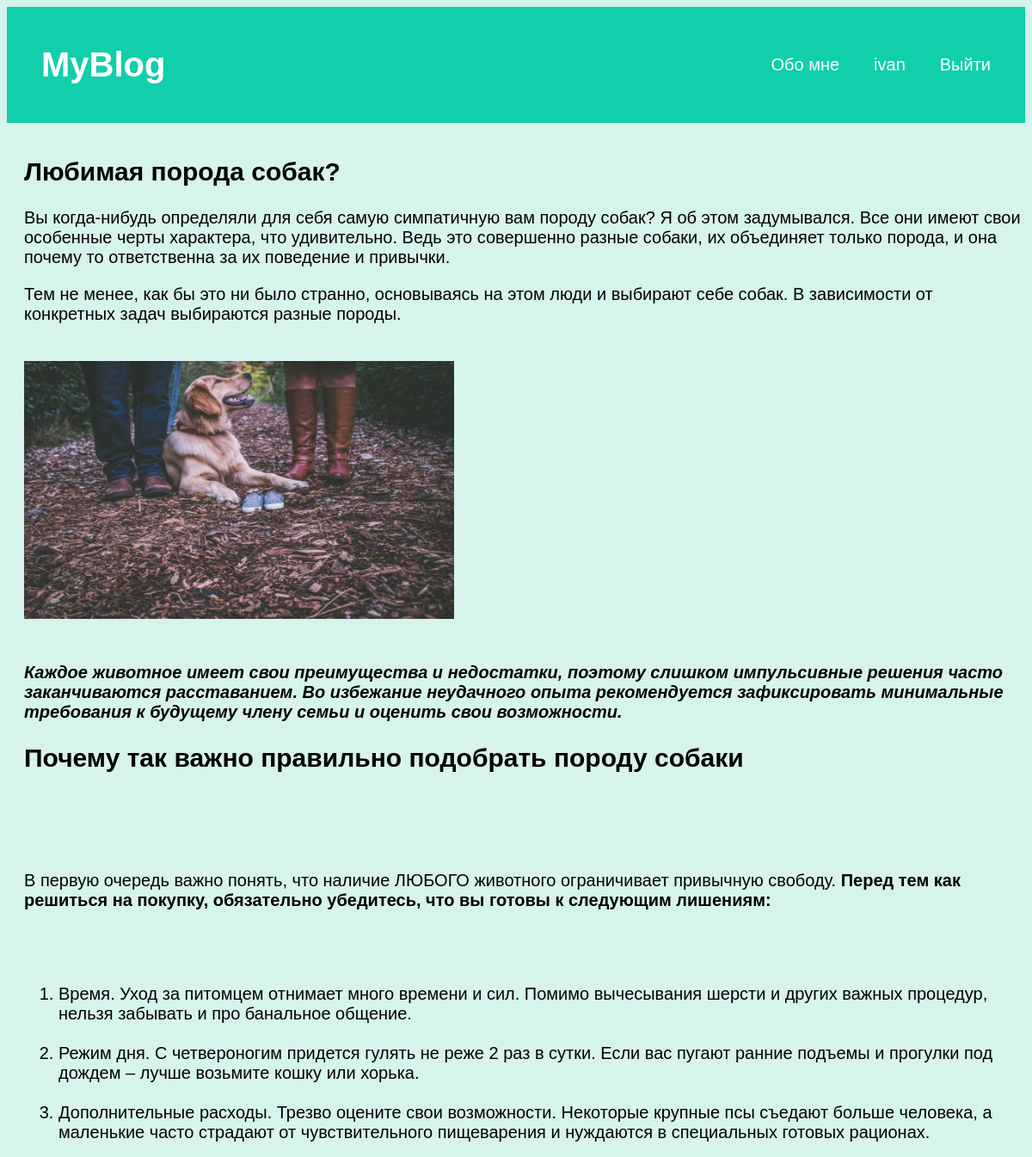
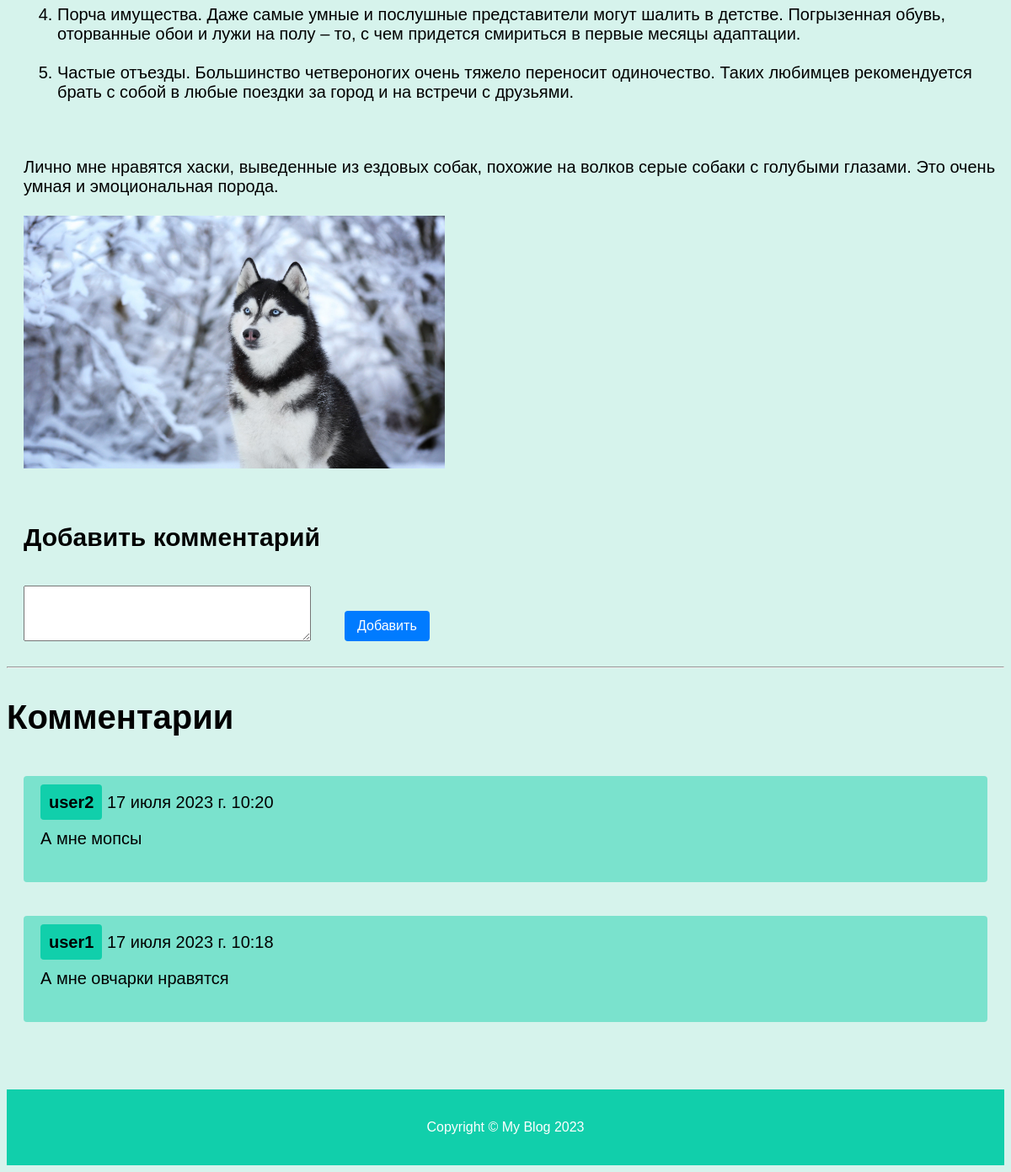
Screenshot of /post/4 (signed in) with the database file from the repository (2 pictures, top to bottom).
### blog/models.py (models this page shows, shortened)
class Article(models.Model):
    title = models.CharField(max_length=255)
    content = models.TextField(blank=True)
    time_create = models.DateTimeField(auto_now_add=True)
    time_update = models.DateTimeField(auto_now=True)
    is_published = models.BooleanField(default=True)
    class Meta:
        ordering = ['id']

class Comments(models.Model):
    article = models.ForeignKey(Article, on_delete=models.CASCADE, related_name='comments_article', to_field='id')
    user = models.ForeignKey(User, on_delete=models.CASCADE, to_field='id')
    username = models.TextField(blank=True)
    content = models.TextField(blank=False)
    time_create = models.DateTimeField(auto_now_add=True)
    class Meta:
        ordering = ['id']

### blog/views.py (the view)
# urls.py: path('post/<int:post_id>', ShowPost, name='post'),
def ShowPost(request, post_id):
    post = Article.objects.get(pk=post_id)
    coms = post.comments_article.all()[::-1]
    if request.method == 'POST':
        form = CommentForm(request.POST)
        if form.is_valid():
            user = User.objects.get(pk=request.user.id)
            comment = form.cleaned_data['content']  # Получение значения поля "comment"
            Comments.objects.create(content=comment, user=user, article=post, username=request.user.username)
            return redirect(request.META.get('HTTP_REFERER'))
    else:
        form = CommentForm()
    return render(request, 'blog/post.html', {'post': post, 'form': form, 'comments': coms})

### blog/forms.py
class CommentForm(forms.ModelForm):
    content = forms.CharField(label='Логин', widget=forms.Textarea(attrs={'rows': 4}))
    class Meta:
        model = Comments
        fields = ('content',)

### blog/templates/blog/post.html (shortened to what this page needs)
{% extends "blog/index.html" %}
{% block head %}
  {% load static %}
{% endblock %}
{% block content %}
  <div class="mainSubText">
    <h2>{{ post.title }}</h2>
    {% autoescape off %}
    {{ post.content|linebreaks }}
    {% endautoescape %}
  </div>
  <div class="maintext">
  {% if request.user.is_authenticated %}
    <h2 style="margin: 20px">Добавить комментарий</h2>
    <form action="" method="post">
      <div style="display: flex;">
      {{ form.content }}
      <button style="margin: 0px; margin-bottom: 20px; margin-left: 20px; margin-top: 50px;" class="searchButton" type="submit">Добавить</button>
      </div>
      <hr>
    </form>
  {% else %}
    <div class="maintext">Авторизуйтесь, чтобы оставить комментарий.</div>
  {% endif %}
    <h1>Комментарии</h1>
    {% for com in comments %}
      <div class="comment_content">
        <span class="comment_name"><b>{{com.username}}</b></span>
        <span>{{com.time_create}}</span>
        <p>{{com.content}}</p>
      </div>
    {% endfor %}
  </div>
{% endblock %}

### blog/templates/blog/index.html (shortened to what this page needs)
{% load static %}
<!DOCTYPE html>
<html lang="en">
<head>
    <link rel="stylesheet" type="text/css" href="{% static 'blog/css/mainStyle.css' %}">
</head>
<body>
    <header>
        <h1><a href="{% url 'home' %}">MyBlog</a></h1>
        <nav>
            <ul>
                <li><a href="{% url 'about' %}">Обо мне</a></li>
                {% if request.user.is_authenticated %}
                <li>{{user.username}}</li>
                <li><a href="{% url 'logout' %}">Выйти</a></li>
                {% else %}
                <li><a href="{% url 'login' %}">Войти</a></li>
                <li><a href="{% url 'register' %}">Регистрация</a></li>
                {% endif %}
            </ul>
        </nav>
    </header>
    {% block content %}{% endblock %}
    <footer>
      <p>Copyright &copy; My Blog 2023
    </footer>
</body>
</html>

### blog/static/blog/css/mainStyle.css (style rules this page uses)
header { background-color: #11cfab; color: white; display: flex; justify-content: space-between; align-items: center; padding: 20px; font-family: "Avant Garde", Avantgarde, "Century Gothic", CenturyGothic, AppleGothic, sans-serif }
html { background-color: #d6f3ec; }
header a { color: white; text-decoration: none; }
header h1 { font-size: 40px; margin: 20px; }
nav ul { display: flex; flex-direction: row; justify-content: space-around; }
nav ul li { list-style: none; margin: 20px; font-size: 20px; }
.maintext { display: flex; flex-direction: column; font-size: 20px; margin: 20px; margin-top: 40px; margin-right: auto; margin-left: auto; font-family: "Avant Garde", Avantgarde, "Century Gothic", CenturyGothic, AppleGothic, sans-serif }
.mainSubText { font-size: 20px; margin: 20px; margin-top: 40px; margin-right: auto; margin-left: 20px; font-family: "Avant Garde", Avantgarde, "Century Gothic", CenturyGothic, AppleGothic, sans-serif }
footer { background-color: #11cfab; color: white; text-align: center; padding: 20px; font-family: "Avant Garde", Avantgarde, "Century Gothic", CenturyGothic, AppleGothic, sans-serif }
.searchButton { padding: 5px; padding-left: 15px; padding-right: 15px; font-size: 16px; border-radius: 4px; text-decoration: none; transition: background-color 0.3s ease; background-color: #007bff; color: #fff; margin-top: 40px; margin-left: 20px; border: 0px; font-family: "Avant Garde", Avantgarde, "Century Gothic", CenturyGothic, AppleGothic, sans-serif; }
.comment_name { padding: 10px; background-color: #11cfab; border-radius: 4px; }
.comment_content { margin: 20px; padding: 20px; background-color: #11cfab78; border-radius: 4px; }
textarea { margin: 20px; }

### rows the page displays
Article: title "Любимая порода собак?", content "Вы когда-нибудь определяли для себя самую симпатичную вам породу собак? Я об этом задумывался. Все они имеют свои особенные черты характера, что удивительно. Ведь это совершенно разные собаки, их объединяет только порода, и она почему то ответственна за их поведение и привычки. Тем не менее, как бы это ни было странно, основываясь на этом люди и выбирают себе собак. В зависимости от конкретных задач выбираются разные породы. Каждое животное имеет свои преимущества и недостатки, поэтому слишком импульсивные решения часто заканчиваются расставанием. Во избежание неудачного опыта рекомендуется зафиксировать минимальные требования к будущему члену семьи и оценить свои возможности. Почему так…", content (picture)
Comments: username "user2", time_create "17 июля 2023 г. 10:20", content "А мне мопсы"
Comments: username "user1", time_create "17 июля 2023 г. 10:18", content "А мне овчарки нравятся"

### other values shown
{{ user.username }} "ivan"
